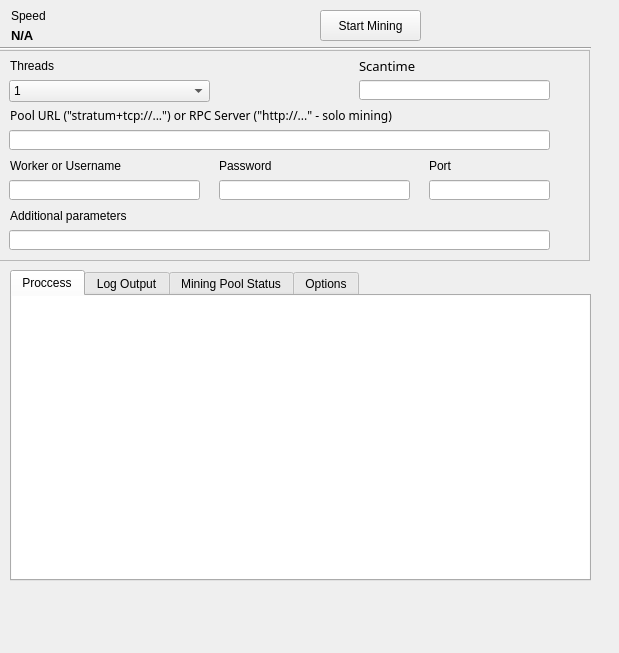
<?xml version="1.0" encoding="UTF-8"?>
<ui version="4.0">
 <class>Mining</class>
 <widget class="QWidget" name="Mining">
  <property name="geometry">
   <rect>
    <x>0</x>
    <y>0</y>
    <width>619</width>
    <height>653</height>
   </rect>
  </property>
  <property name="sizePolicy">
   <sizepolicy hsizetype="Fixed" vsizetype="Fixed">
    <horstretch>0</horstretch>
    <verstretch>0</verstretch>
   </sizepolicy>
  </property>
  <property name="windowTitle">
   <string>Mining - Wavepay</string>
  </property>
  <widget class="QWidget" name="centralWidget" native="true">
   <property name="geometry">
    <rect>
     <x>0</x>
     <y>0</y>
     <width>611</width>
     <height>581</height>
    </rect>
   </property>
   <widget class="QLabel" name="speedTitleLabel">
    <property name="geometry">
     <rect>
      <x>11</x>
      <y>0</y>
      <width>131</width>
      <height>31</height>
     </rect>
    </property>
    <property name="text">
     <string>Speed</string>
    </property>
   </widget>
   <widget class="QLabel" name="mineSpeedLabel">
    <property name="geometry">
     <rect>
      <x>11</x>
      <y>20</y>
      <width>271</width>
      <height>31</height>
     </rect>
    </property>
    <property name="font">
     <font>
      <pointsize>10</pointsize>
      <weight>75</weight>
      <bold>true</bold>
     </font>
    </property>
    <property name="text">
     <string>N/A</string>
    </property>
   </widget>
   <widget class="QPushButton" name="startButton">
    <property name="geometry">
     <rect>
      <x>320</x>
      <y>10</y>
      <width>101</width>
      <height>31</height>
     </rect>
    </property>
    <property name="font">
     <font>
      <stylestrategy>PreferAntialias</stylestrategy>
     </font>
    </property>
    <property name="text">
     <string>Start Mining</string>
    </property>
   </widget>
   <widget class="QLabel" name="shareCount">
    <property name="geometry">
     <rect>
      <x>10</x>
      <y>430</y>
      <width>411</width>
      <height>31</height>
     </rect>
    </property>
    <property name="font">
     <font>
      <weight>75</weight>
      <bold>true</bold>
     </font>
    </property>
    <property name="text">
     <string/>
    </property>
   </widget>
   <widget class="Line" name="line">
    <property name="geometry">
     <rect>
      <x>0</x>
      <y>40</y>
      <width>591</width>
      <height>16</height>
     </rect>
    </property>
    <property name="orientation">
     <enum>Qt::Horizontal</enum>
    </property>
   </widget>
   <widget class="QTabWidget" name="tabWidget">
    <property name="enabled">
     <bool>true</bool>
    </property>
    <property name="geometry">
     <rect>
      <x>10</x>
      <y>270</y>
      <width>581</width>
      <height>311</height>
     </rect>
    </property>
    <property name="font">
     <font>
      <stylestrategy>PreferAntialias</stylestrategy>
     </font>
    </property>
    <property name="currentIndex">
     <number>0</number>
    </property>
    <widget class="QWidget" name="tab">
     <attribute name="title">
      <string>Proccess</string>
     </attribute>
     <widget class="QListWidget" name="list">
      <property name="geometry">
       <rect>
        <x>0</x>
        <y>0</y>
        <width>581</width>
        <height>341</height>
       </rect>
      </property>
      <property name="sizePolicy">
       <sizepolicy hsizetype="Fixed" vsizetype="Fixed">
        <horstretch>0</horstretch>
        <verstretch>0</verstretch>
       </sizepolicy>
      </property>
      <property name="frameShape">
       <enum>QFrame::NoFrame</enum>
      </property>
      <property name="frameShadow">
       <enum>QFrame::Plain</enum>
      </property>
      <property name="lineWidth">
       <number>374</number>
      </property>
      <property name="autoScrollMargin">
       <number>100000</number>
      </property>
      <property name="selectionBehavior">
       <enum>QAbstractItemView::SelectItems</enum>
      </property>
      <property name="movement">
       <enum>QListView::Snap</enum>
      </property>
      <property name="isWrapping" stdset="0">
       <bool>false</bool>
      </property>
      <property name="batchSize">
       <number>10</number>
      </property>
     </widget>
    </widget>
    <widget class="QWidget" name="tab_3">
     <attribute name="title">
      <string>Log Output</string>
     </attribute>
     <widget class="QTextBrowser" name="output">
      <property name="geometry">
       <rect>
        <x>0</x>
        <y>0</y>
        <width>581</width>
        <height>341</height>
       </rect>
      </property>
      <property name="sizePolicy">
       <sizepolicy hsizetype="Fixed" vsizetype="Fixed">
        <horstretch>0</horstretch>
        <verstretch>0</verstretch>
       </sizepolicy>
      </property>
      <property name="font">
       <font>
        <family>Droid Serif</family>
        <pointsize>9</pointsize>
       </font>
      </property>
      <property name="frameShape">
       <enum>QFrame::NoFrame</enum>
      </property>
      <property name="openLinks">
       <bool>false</bool>
      </property>
     </widget>
    </widget>
    <widget class="QWidget" name="tab_2">
     <attribute name="title">
      <string>Mining Pool Status</string>
     </attribute>
     <widget class="QLineEdit" name="apiKeyLine">
      <property name="geometry">
       <rect>
        <x>180</x>
        <y>31</y>
        <width>381</width>
        <height>20</height>
       </rect>
      </property>
     </widget>
     <widget class="QComboBox" name="poolBox">
      <property name="geometry">
       <rect>
        <x>10</x>
        <y>30</y>
        <width>161</width>
        <height>22</height>
       </rect>
      </property>
      <item>
       <property name="text">
        <string>hash4.life</string>
       </property>
      </item>
      <item>
       <property name="text">
        <string>hashpool.eu</string>
       </property>
      </item>
     </widget>
     <widget class="QLabel" name="poolLabel">
      <property name="geometry">
       <rect>
        <x>11</x>
        <y>10</y>
        <width>141</width>
        <height>16</height>
       </rect>
      </property>
      <property name="text">
       <string>Mining pool</string>
      </property>
     </widget>
     <widget class="QLabel" name="label">
      <property name="geometry">
       <rect>
        <x>181</x>
        <y>10</y>
        <width>201</width>
        <height>16</height>
       </rect>
      </property>
      <property name="text">
       <string>Wallet Address</string>
      </property>
     </widget>
     <widget class="QPushButton" name="updateButton">
      <property name="geometry">
       <rect>
        <x>347</x>
        <y>0</y>
        <width>71</width>
        <height>23</height>
       </rect>
      </property>
      <property name="text">
       <string>Update</string>
      </property>
     </widget>
     <widget class="QTextBrowser" name="poolData">
      <property name="geometry">
       <rect>
        <x>10</x>
        <y>60</y>
        <width>411</width>
        <height>80</height>
       </rect>
      </property>
      <property name="palette">
       <palette>
        <active>
         <colorrole role="Base">
          <brush brushstyle="SolidPattern">
           <color alpha="0">
            <red>255</red>
            <green>255</green>
            <blue>255</blue>
           </color>
          </brush>
         </colorrole>
        </active>
        <inactive>
         <colorrole role="Base">
          <brush brushstyle="SolidPattern">
           <color alpha="0">
            <red>255</red>
            <green>255</green>
            <blue>255</blue>
           </color>
          </brush>
         </colorrole>
        </inactive>
        <disabled>
         <colorrole role="Base">
          <brush brushstyle="SolidPattern">
           <color alpha="255">
            <red>240</red>
            <green>240</green>
            <blue>240</blue>
           </color>
          </brush>
         </colorrole>
        </disabled>
       </palette>
      </property>
      <property name="frameShape">
       <enum>QFrame::NoFrame</enum>
      </property>
      <property name="frameShadow">
       <enum>QFrame::Plain</enum>
      </property>
      <property name="html">
       <string>&lt;!DOCTYPE HTML PUBLIC &quot;-//W3C//DTD HTML 4.0//EN&quot; &quot;http://www.w3.org/TR/REC-html40/strict.dtd&quot;&gt;
&lt;html&gt;&lt;head&gt;&lt;meta name=&quot;qrichtext&quot; content=&quot;1&quot; /&gt;&lt;style type=&quot;text/css&quot;&gt;
p, li { white-space: pre-wrap; }
&lt;/style&gt;&lt;/head&gt;&lt;body style=&quot; font-family:'Ubuntu'; font-size:11pt; font-weight:400; font-style:normal;&quot;&gt;
&lt;p style=&quot; margin-top:0px; margin-bottom:0px; margin-left:0px; margin-right:0px; -qt-block-indent:0; text-indent:0px;&quot;&gt;&lt;span style=&quot; font-family:'MS Shell Dlg 2'; font-size:8pt;&quot;&gt;Mining pool status hasn't been updated yet.&lt;/span&gt;&lt;/p&gt;&lt;/body&gt;&lt;/html&gt;</string>
      </property>
      <property name="openLinks">
       <bool>false</bool>
      </property>
     </widget>
    </widget>
    <widget class="QWidget" name="tab_4">
     <property name="enabled">
      <bool>false</bool>
     </property>
     <attribute name="title">
      <string>Options</string>
     </attribute>
     <widget class="QCheckBox" name="shareBox">
      <property name="geometry">
       <rect>
        <x>10</x>
        <y>10</y>
        <width>411</width>
        <height>17</height>
       </rect>
      </property>
      <property name="text">
       <string>Show system tray message on found share</string>
      </property>
     </widget>
     <widget class="QCheckBox" name="restartBox">
      <property name="geometry">
       <rect>
        <x>10</x>
        <y>30</y>
        <width>411</width>
        <height>17</height>
       </rect>
      </property>
      <property name="text">
       <string>Restart miner automatically after crashing</string>
      </property>
     </widget>
     <widget class="QCheckBox" name="saveOutputBox">
      <property name="geometry">
       <rect>
        <x>10</x>
        <y>50</y>
        <width>411</width>
        <height>17</height>
       </rect>
      </property>
      <property name="text">
       <string>Save output to a text file</string>
      </property>
     </widget>
    </widget>
   </widget>
   <widget class="QFrame" name="settingsFrame">
    <property name="geometry">
     <rect>
      <x>-1</x>
      <y>50</y>
      <width>591</width>
      <height>211</height>
     </rect>
    </property>
    <property name="frameShape">
     <enum>QFrame::StyledPanel</enum>
    </property>
    <property name="frameShadow">
     <enum>QFrame::Raised</enum>
    </property>
    <widget class="QLineEdit" name="parametersLine">
     <property name="geometry">
      <rect>
       <x>10</x>
       <y>180</y>
       <width>541</width>
       <height>20</height>
      </rect>
     </property>
    </widget>
    <widget class="QLabel" name="parametersLabel">
     <property name="geometry">
      <rect>
       <x>11</x>
       <y>150</y>
       <width>161</width>
       <height>31</height>
      </rect>
     </property>
     <property name="text">
      <string>Additional parameters</string>
     </property>
    </widget>
    <widget class="QLineEdit" name="usernameLine">
     <property name="geometry">
      <rect>
       <x>10</x>
       <y>130</y>
       <width>191</width>
       <height>20</height>
      </rect>
     </property>
    </widget>
    <widget class="QLineEdit" name="passwordLine">
     <property name="geometry">
      <rect>
       <x>220</x>
       <y>130</y>
       <width>191</width>
       <height>20</height>
      </rect>
     </property>
    </widget>
    <widget class="QLineEdit" name="portLine">
     <property name="geometry">
      <rect>
       <x>430</x>
       <y>130</y>
       <width>121</width>
       <height>20</height>
      </rect>
     </property>
     <property name="maxLength">
      <number>5</number>
     </property>
    </widget>
    <widget class="QLabel" name="rpcUsernameLabel">
     <property name="geometry">
      <rect>
       <x>11</x>
       <y>100</y>
       <width>155</width>
       <height>31</height>
      </rect>
     </property>
     <property name="font">
      <font>
       <stylestrategy>PreferAntialias</stylestrategy>
      </font>
     </property>
     <property name="text">
      <string>Worker or Username</string>
     </property>
    </widget>
    <widget class="QLabel" name="rpcPasswordLabel">
     <property name="geometry">
      <rect>
       <x>220</x>
       <y>100</y>
       <width>131</width>
       <height>31</height>
      </rect>
     </property>
     <property name="font">
      <font>
       <stylestrategy>PreferAntialias</stylestrategy>
      </font>
     </property>
     <property name="text">
      <string>Password</string>
     </property>
    </widget>
    <widget class="QLabel" name="rpcPortLabel">
     <property name="geometry">
      <rect>
       <x>430</x>
       <y>100</y>
       <width>131</width>
       <height>31</height>
      </rect>
     </property>
     <property name="font">
      <font>
       <stylestrategy>PreferAntialias</stylestrategy>
      </font>
     </property>
     <property name="text">
      <string>Port</string>
     </property>
    </widget>
    <widget class="QLineEdit" name="rpcServerLine">
     <property name="geometry">
      <rect>
       <x>10</x>
       <y>80</y>
       <width>541</width>
       <height>20</height>
      </rect>
     </property>
    </widget>
    <widget class="QLabel" name="rpcServerLabel">
     <property name="geometry">
      <rect>
       <x>11</x>
       <y>50</y>
       <width>551</width>
       <height>31</height>
      </rect>
     </property>
     <property name="font">
      <font>
       <family>Droid Sans</family>
       <stylestrategy>PreferAntialias</stylestrategy>
      </font>
     </property>
     <property name="text">
      <string>Pool URL (&quot;stratum+tcp://...&quot;) or RPC Server (&quot;http://...&quot; - solo mining)</string>
     </property>
    </widget>
    <widget class="QComboBox" name="threadsBox">
     <property name="geometry">
      <rect>
       <x>10</x>
       <y>30</y>
       <width>201</width>
       <height>22</height>
      </rect>
     </property>
     <item>
      <property name="text">
       <string>1</string>
      </property>
     </item>
     <item>
      <property name="text">
       <string>2</string>
      </property>
     </item>
     <item>
      <property name="text">
       <string>3</string>
      </property>
     </item>
     <item>
      <property name="text">
       <string>4</string>
      </property>
     </item>
     <item>
      <property name="text">
       <string>5</string>
      </property>
     </item>
     <item>
      <property name="text">
       <string>6</string>
      </property>
     </item>
     <item>
      <property name="text">
       <string>7</string>
      </property>
     </item>
     <item>
      <property name="text">
       <string>8</string>
      </property>
     </item>
    </widget>
    <widget class="QLabel" name="threadsLabel">
     <property name="geometry">
      <rect>
       <x>11</x>
       <y>0</y>
       <width>191</width>
       <height>31</height>
      </rect>
     </property>
     <property name="font">
      <font>
       <stylestrategy>PreferAntialias</stylestrategy>
      </font>
     </property>
     <property name="text">
      <string>Threads</string>
     </property>
    </widget>
    <widget class="QLabel" name="scantimeLabel">
     <property name="geometry">
      <rect>
       <x>360</x>
       <y>0</y>
       <width>181</width>
       <height>31</height>
      </rect>
     </property>
     <property name="font">
      <font>
       <family>Droid Sans</family>
       <pointsize>10</pointsize>
       <stylestrategy>PreferAntialias</stylestrategy>
      </font>
     </property>
     <property name="text">
      <string>Scantime</string>
     </property>
    </widget>
    <widget class="QLineEdit" name="scantimeLine">
     <property name="geometry">
      <rect>
       <x>360</x>
       <y>30</y>
       <width>191</width>
       <height>20</height>
      </rect>
     </property>
    </widget>
   </widget>
  </widget>
 </widget>
 <layoutdefault spacing="6" margin="11"/>
 <resources/>
 <connections/>
</ui>
